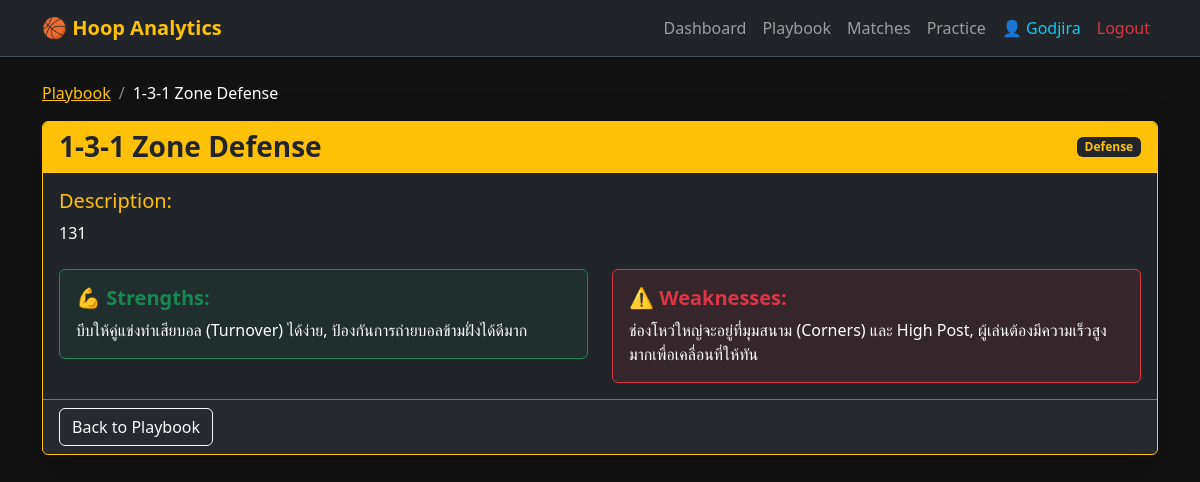
Screenshot of /tactics/1 (signed in) with the database file from the repository.
### app.py (models this page shows)
class User(UserMixin, db.Model):
    id = db.Column(db.Integer, primary_key=True)
    username = db.Column(db.String(80), unique=True, nullable=False)
    name = db.Column(db.String(100), nullable=False)
    student_id = db.Column(db.String(20), nullable=False)
    password = db.Column(db.String(120), nullable=False)
    tactics = db.relationship('Tactic', backref='author', lazy=True)
    matches = db.relationship('Match', backref='author', lazy=True)
    practices = db.relationship('Practice', backref='author', lazy=True)

class Tactic(db.Model):
    id = db.Column(db.Integer, primary_key=True)
    name = db.Column(db.String(100), nullable=False)
    description = db.Column(db.Text, nullable=False)
    type = db.Column(db.String(20))
    strength = db.Column(db.String(200))
    weakness = db.Column(db.String(200))
    user_id = db.Column(db.Integer, db.ForeignKey('user.id'), nullable=False)

### app.py (the view)
@app.route('/tactics/<int:id>')
@login_required
def tactic_detail(id): # ตัวแปรต้องชื่อ id ให้ตรงกับ HTML
    tactic = Tactic.query.get_or_404(id)
    return render_template('tactic_detail.html', tactic=tactic)

### app.py (called while the page is built)
@login_manager.user_loader
def load_user(user_id):
    return User.query.get(int(user_id))

### templates/tactic_detail.html
{% extends "base.html" %}
{% block content %}
<div class="mt-4">
    <nav aria-label="breadcrumb">
        <ol class="breadcrumb">
            <li class="breadcrumb-item"><a href="{{ url_for('playbook') }}" class="text-warning">Playbook</a></li>
            <li class="breadcrumb-item active text-white" aria-current="page">{{ tactic.name }}</li>
        </ol>
    </nav>
    <div class="card bg-dark border-warning shadow-lg mt-3">
        <div class="card-header bg-warning text-dark d-flex justify-content-between align-items-center">
            <h3 class="mb-0 fw-bold">{{ tactic.name }}</h3>
            <span class="badge bg-dark text-warning">{{ tactic.type }}</span>
        </div>
        <div class="card-body text-white">
            <h5 class="text-warning">Description:</h5>
            <p class="mb-4">{{ tactic.description }}</p>
            <div class="row">
                <div class="col-md-6">
                    <div class="p-3 bg-success bg-opacity-10 border border-success rounded">
                        <h5 class="text-success fw-bold">💪 Strengths:</h5>
                        <p class="mb-0">{{ tactic.strength }}</p>
                    </div>
                </div>
                <div class="col-md-6">
                    <div class="p-3 bg-danger bg-opacity-10 border border-danger rounded">
                        <h5 class="text-danger fw-bold">⚠️ Weaknesses:</h5>
                        <p class="mb-0">{{ tactic.weakness }}</p>
                    </div>
                </div>
            </div>
        </div>
        <div class="card-footer border-secondary">
            <a href="{{ url_for('playbook') }}" class="btn btn-outline-light">Back to Playbook</a>
        </div>
    </div>
</div>
{% endblock %}

### templates/base.html (shortened to what this page needs)
<!DOCTYPE html>
<html lang="en" data-bs-theme="dark">
<head>
    <link href="https://cdn.jsdelivr.net/npm/bootstrap@5.3.0/dist/css/bootstrap.min.css" rel="stylesheet">
    <link rel="stylesheet" href="{{ url_for('static', filename='style.css') }}">
</head>
<body>
    <nav class="navbar navbar-expand-lg navbar-dark bg-dark border-bottom mb-4">
        <div class="container">
            <a class="navbar-brand text-warning fw-bold" href="{{ url_for('home') }}">🏀 Hoop Analytics</a>
            <div class="navbar-nav ms-auto">
                {% if current_user.is_authenticated %}
                    <a class="nav-link" href="{{ url_for('home') }}">Dashboard</a>
                    <a class="nav-link" href="{{ url_for('playbook') }}">Playbook</a>
                    <a class="nav-link" href="{{ url_for('match_history') }}">Matches</a>
                    <a class="nav-link" href="{{ url_for('practice_log') }}">Practice</a>
                    <a class="nav-link text-info" href="{{ url_for('profile', user_id=current_user.id) }}">👤 {{ current_user.username }}</a>
                    <a class="nav-link text-danger" href="{{ url_for('logout') }}">Logout</a>
                {% else %}
                    <a class="nav-link" href="{{ url_for('login') }}">Login</a>
                    <a class="nav-link btn btn-outline-warning btn-sm ms-2" href="{{ url_for('register') }}">Register</a>
                {% endif %}
            </div>
        </div>
    </nav>
    <div class="container">
        {% block content %}{% endblock %}
    </div>
</body>
</html>

### static/style.css (style rules this page uses)
body { background-color: #121212; }
.card { border: 1px solid #ffc107; transition: transform 0.2s; }

### rows the page displays
User: username "Godjira"
Tactic: name "1-3-1 Zone Defense", type "Defense", description "131", strength "บีบให้คู่แข่งทำเสียบอล (Turnover) ได้ง่าย, ป้องกันการถ่ายบอลข้ามฝั่งได้ดีมาก", weakness "ช่องโหว่ใหญ่จะอยู่ที่มุมสนาม (Corners) และ High Post, ผู้เล่นต้องมีความเร็วสูงมากเพื่อเคลื่อนที่ให้ทัน"
